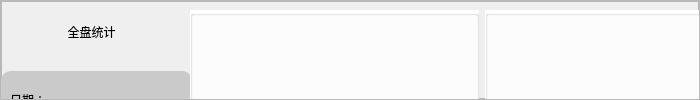
                            <widget class="QWidget" name="page_6">
                             <layout class="QVBoxLayout" name="verticalLayout_16">
                              <property name="spacing">
                               <number>0</number>
                              </property>
                              <property name="leftMargin">
                               <number>0</number>
                              </property>
                              <property name="topMargin">
                               <number>0</number>
                              </property>
                              <property name="rightMargin">
                               <number>0</number>
                              </property>
                              <property name="bottomMargin">
                               <number>0</number>
                              </property>
                              <item>
                               <widget class="QFrame" name="frame_37">
                                <property name="sizePolicy">
                                 <sizepolicy hsizetype="Preferred" vsizetype="Expanding">
                                  <horstretch>0</horstretch>
                                  <verstretch>3</verstretch>
                                 </sizepolicy>
                                </property>
                                <property name="minimumSize">
                                 <size>
                                  <width>700</width>
                                  <height>0</height>
                                 </size>
                                </property>
                                <property name="frameShape">
                                 <enum>QFrame::StyledPanel</enum>
                                </property>
                                <property name="frameShadow">
                                 <enum>QFrame::Raised</enum>
                                </property>
                                <layout class="QVBoxLayout" name="verticalLayout_7">
                                 <property name="spacing">
                                  <number>0</number>
                                 </property>
                                 <property name="leftMargin">
                                  <number>0</number>
                                 </property>
                                 <property name="topMargin">
                                  <number>0</number>
                                 </property>
                                 <property name="rightMargin">
                                  <number>0</number>
                                 </property>
                                 <property name="bottomMargin">
                                  <number>0</number>
                                 </property>
                                 <item>
                                  <widget class="QFrame" name="frame_35">
                                   <property name="sizePolicy">
                                    <sizepolicy hsizetype="Preferred" vsizetype="Expanding">
                                     <horstretch>0</horstretch>
                                     <verstretch>1</verstretch>
                                    </sizepolicy>
                                   </property>
                                   <property name="frameShape">
                                    <enum>QFrame::StyledPanel</enum>
                                   </property>
                                   <property name="frameShadow">
                                    <enum>QFrame::Raised</enum>
                                   </property>
                                   <widget class="QPushButton" name="backBtn_3">
                                    <property name="geometry">
                                     <rect>
                                      <x>0</x>
                                      <y>10</y>
                                      <width>181</width>
                                      <height>41</height>
                                     </rect>
                                    </property>
                                    <property name="styleSheet">
                                     <string notr="true">QPushButton{
	border:none;
	
	font: 20pt &quot;楷体&quot;;
}</string>
                                    </property>
                                    <property name="text">
                                     <string>全盘统计</string>
                                    </property>
                                    <property name="icon">
                                     <iconset>
                                      <normaloff>icon/icon_12af5u4ry7yi/返回.png</normaloff>icon/icon_12af5u4ry7yi/返回.png</iconset>
                                    </property>
                                    <property name="iconSize">
                                     <size>
                                      <width>40</width>
                                      <height>40</height>
                                     </size>
                                    </property>
                                   </widget>
                                   <widget class="QFrame" name="frame_87">
                                    <property name="geometry">
                                     <rect>
                                      <x>0</x>
                                      <y>70</y>
                                      <width>191</width>
                                      <height>151</height>
                                     </rect>
                                    </property>
                                    <property name="styleSheet">
                                     <string notr="true">#frame_87{
	border:none;
	border-radius:10px;
	background-color: rgb(202, 202, 202);

}</string>
                                    </property>
                                    <property name="frameShape">
                                     <enum>QFrame::StyledPanel</enum>
                                    </property>
                                    <property name="frameShadow">
                                     <enum>QFrame::Raised</enum>
                                    </property>
                                    <layout class="QVBoxLayout" name="verticalLayout_33">
                                     <item>
                                      <widget class="QLabel" name="label_43">
                                       <property name="styleSheet">
                                        <string notr="true">font: 12pt &quot;Arial&quot;;
text-align:center;</string>
                                       </property>
                                       <property name="text">
                                        <string>日期：</string>
                                       </property>
                                      </widget>
                                     </item>
                                     <item>
                                      <widget class="QLabel" name="label_44">
                                       <property name="styleSheet">
                                        <string notr="true">font: 12pt &quot;Arial&quot;;
text-align:center;</string>
                                       </property>
                                       <property name="text">
                                        <string>时间：</string>
                                       </property>
                                      </widget>
                                     </item>
                                     <item>
                                      <widget class="QLabel" name="label_45">
                                       <property name="styleSheet">
                                        <string notr="true">font: 12pt &quot;Arial&quot;;
text-align:center;</string>
                                       </property>
                                       <property name="text">
                                        <string>盘编号：</string>
                                       </property>
                                      </widget>
                                     </item>
                                    </layout>
                                   </widget>
                                   <widget class="QFrame" name="frame_145">
                                    <property name="geometry">
                                     <rect>
                                      <x>180</x>
                                      <y>0</y>
                                      <width>601</width>
                                      <height>531</height>
                                     </rect>
                                    </property>
                                    <property name="styleSheet">
                                     <string notr="true">#frame_145{
	border:none;


}</string>
                                    </property>
                                    <property name="frameShape">
                                     <enum>QFrame::StyledPanel</enum>
                                    </property>
                                    <property name="frameShadow">
                                     <enum>QFrame::Raised</enum>
                                    </property>
                                    <layout class="QHBoxLayout" name="horizontalLayout_85">
                                     <item>
                                      <widget class="QGroupBox" name="groupBox">
                                       <property name="styleSheet">
                                        <string notr="true">background-color: rgb(255, 255, 255);</string>
                                       </property>
                                       <property name="title">
                                        <string/>
                                       </property>
                                      </widget>
                                     </item>
                                     <item>
                                      <widget class="QGroupBox" name="groupBox_2">
                                       <property name="styleSheet">
                                        <string notr="true">background-color: rgb(255, 255, 255);</string>
                                       </property>
                                       <property name="title">
                                        <string/>
                                       </property>
                                      </widget>
                                     </item>
                                    </layout>
                                   </widget>
                                  </widget>
                                 </item>
                                </layout>
                               </widget>
                              </item>
                             </layout>
                            </widget>
